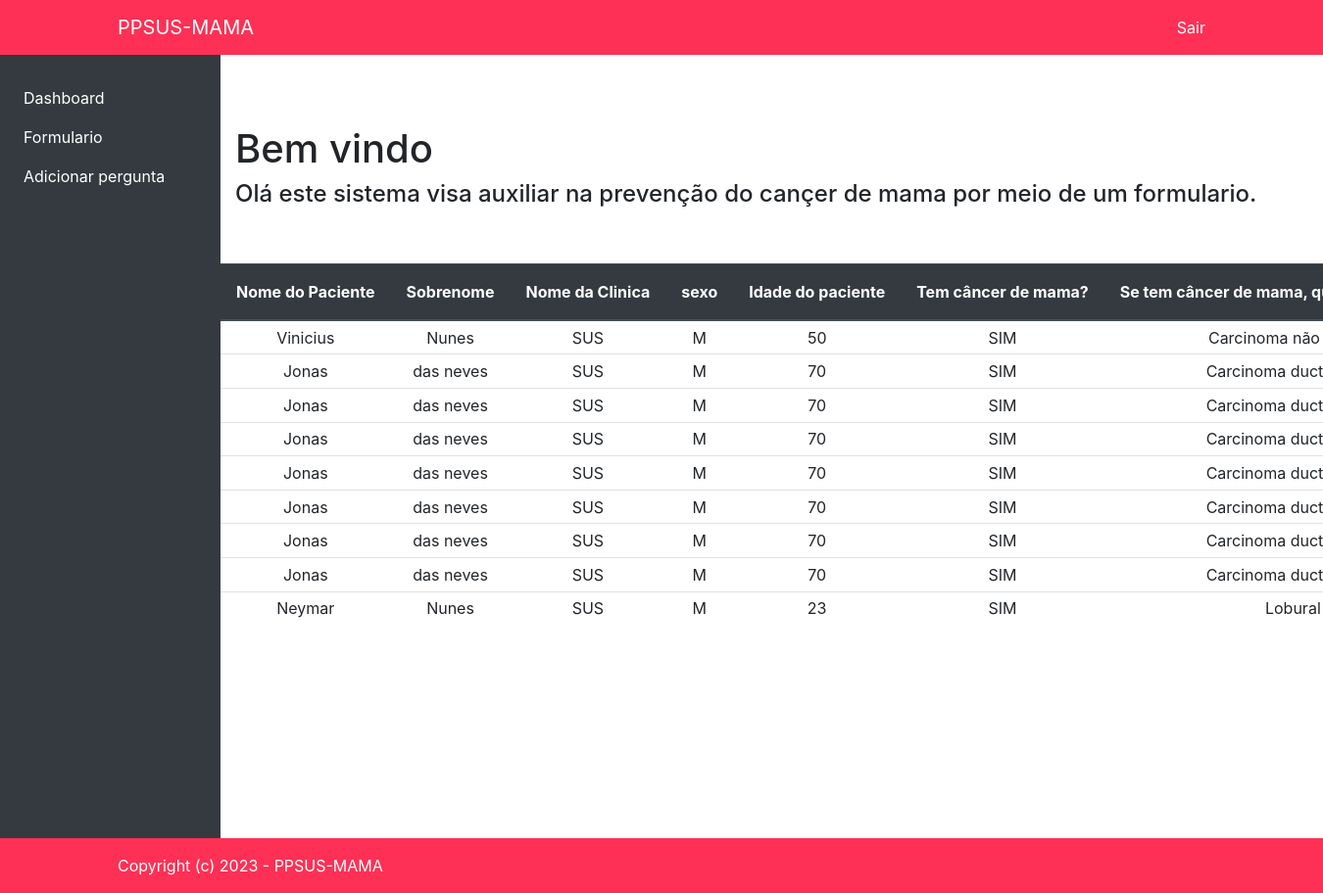
Page /dashboard/ (signed in) on the earlier database version.
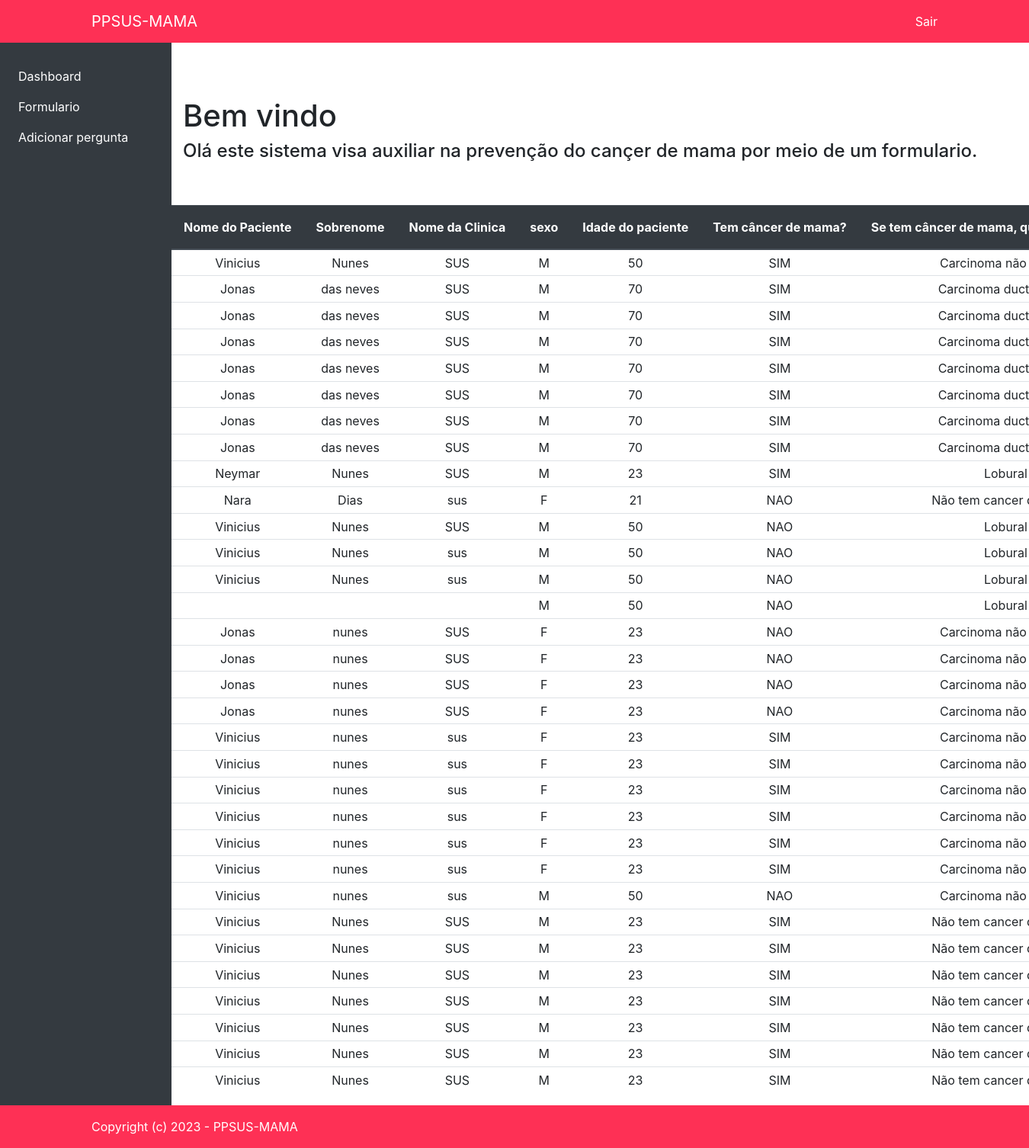
Same page on the later database version.
### forms/models.py (models this page shows, shortened)
class Formulario(models.Model):
    nomePaciente = models.CharField("Nome do paciente:",max_length=255, blank=True)
    sobrenome = models.CharField("Sobrenome:",max_length=255, blank=True)
    nomeclinica =  models.CharField("Nome da clinica:",max_length=255, blank=True)
    tuplesexo = (
        ("F", "Feminino"),
        ("M", "Masculino"),
    )
    sexo = models.CharField("Sexo",  max_length=2,choices=tuplesexo , blank=False)
    idadepaciente =  models.CharField("Idade do paciente:",max_length=3, blank=False)
    tupleOpcao = (
        ("SIM", "SIM"),
        ("NAO", "NAO"),
    )
    temcancer = models.CharField("Tem câncer de mama?",max_length=3, choices=tupleOpcao)
    tupleCancer = (
        ("Carcinoma ductal insitu", "Carcinoma ductal insitu"),
        ("Carcinoma não epecial", "Carcinoma não epecial"),
        ("Lobural", "Lobural"),
        ("Medular", "Medular"),
        ("Metaplatico", "Metaplatico"),
        ("Mucinoso", "Mucinoso"),
        ("Não tem cancer de mama", "Não tem cancer de mama"),
    )
    cancer_mama = models.CharField("Se tem câncer de mama, qual tipo histologico?",max_length=25, choices=tupleCancer)
    tupleIdadeCancer = (
        ("Maior que 60 anos","Maior que 60 anos"),
        ("Entre 55 e 60 anos", "Entre 55 e 60 anos"),
        ("Entre 45 e 55 anos", "Entre 45 e 55 anos"),
        ("Entre 35 e 45 anos", "Entre 35 e 45 anos"),
        ("Entre 30 e 35 anos", "Entre 30 e 35 anos"),
        ("Menor que 30 anos", "Menor que 30 anos"),
        ("Menor que 30 anos", "Menor que 30 anos"),
        ("Sem diagnostico", "Sem diagnostico"),
    )
    idade_diagnostico =  models.CharField("Faixa de idade do diagnostico de câncer de mama:",max_length=25, choices=tupleIdadeCancer)
    tupleMutacao = (
        ("BRCA1", "BRCA1"),
        ("BRCA2", "BRCA2"),
        ("TP53", "TP53"),
        ("CDH1", "CDH1"),
        ("STK11", "STK11"),
        ("PTEN", "PTEN"),
        ("PALB2","PALB2"),
        ("VUS", "VUS"),
        ("NÃO APRESENTA MUTAÇÃO", "NÃO APRESENTA MUTAÇÃO"),
    )
    mutacaoGenetica =  models.CharField("Teste genético apresenta mutação do tipo:",max_length=22, choices=tupleMutacao)
    opc_bilateral = models.CharField("Historico Pessoal de cancer de mama bilateral:",max_length=3, choices=tupleOpcao)
    opc_ovario = models.CharField("Tem historico Pessoal de cançer de ovario?",max_length=3, choices=tupleOpcao)
    tupleTipoMolecular = (
        ("Luminal", "Luminal"),
        ("Luminal HEr2", "Luminal HEr2"),
        ("HEr2", "HEr2"),
        ("Triplo Negativo", "Triplo Negativo"),
        ("Não tem cancer de mama", "Não tem cancer de mama"),
    )
    tipo_molecular = models.CharField("Tipo molecular de câncer de mama:",max_length=23, choices=tupleTipoMolecular)
    tupleTamanhoDoCancer = (
        ("Insitu", "Insitu"),
        ("T1", "T1"),
        ("T2", "T2"),
        ("T3", "T3"),
        ("T4", "T4"),
        ("Não tem cancer de mama", "Não tem cancer de mama"),
    )
    tam_cancer = models.CharField("Se tem câncer, qual o tamanho do tumor:",max_length=23,choices=tupleTamanhoDoCancer)
    tupleQtdParente = (
        ("Um", "Um"),
        ("Dois", "Dois"),
        ("Três ou Mais", "Três ou Mais"),
        ("Desconhece", "Desconhece"),
    )
    qtd_parent_1 = models.CharField("Quantidade parentes de primeiro grau com câncer de mama:",max_length=12, choices=tupleQtdParente)
    qtd_parent_2 = models.CharField(" Quantidade de parentes de primeiro grau ou mais distante com câncer de mama ou ovario com idade  < 50 anos",max_length=12, choices=tupleQtdParente)
    parent_seg_grau =  models.CharField("Quantidade parentes de segundo grau ou mais distante com câncer de mama ou ovario < 50 anos:",max_length=12, choices=tupleQtdParente)
    tupleParentePrimeiroGrau= (
        ("Cancer de ovario", "Cancer de ovario"),
        ("Cancer de mama masculino", "Cancer de mama masculino"),
        ("Cancer de prostata", "Cancer de prostata"),
        ("Cancer bilateral de mama", "Cancer bilateral de mama"),
        ("Cancer de pancreas", "Cancer de pancreas"),
        ("Dois ou mais itens", "Dois ou mais itens"),
        ("Nenhum", "Nenhum"),
        ("Desconhce","Desconhece")
    )
    parent_pri_grau =  models.CharField("Parentes de primeiro grau com :",max_length=25,choices=tupleParentePrimeiroGrau)
    asc_judia =  models.CharField("Ascendencia Judia Ashkenazi:",max_length=12, choices=tupleOpcao)

### account/views.py (the view)
# urls.py: path('dashboard/', views.dashboard, name='dashboard'),
@login_required(redirect_field_name='login')
def dashboard(request):
    forms = Formulario.objects.order_by('id')
    return render(request, 'account/dashboard.html', {'form': forms})

### account/templates/account/dashboard.html (shortened to what this page needs)
{% extends 'base.html'%}
{%block conteudo%}
    <h1>Bem vindo {{user.first_name}} {{user.last_name}}</h1>
    <section>
        <h4>
            Olá este sistema visa auxiliar na prevenção do cançer de mama por meio de um formulario.
        </h4>
    </section>
</div>
    <div class="table-responsive mt-5">
        <table class="table table-sm">
                <thead class="thead-dark w-10">
                    <tr>
                        <th class="text-nowrap w-100 p-3" >Nome do Paciente</th>
                        <th class="text-nowrap w-100 p-3">Sobrenome</th>
                        <th class="text-nowrap w-100 p-3 ">Nome da Clinica</th>
                        <th class="text-nowrap w-100 p-3 ">sexo</th>
                        <th class="text-nowrap w-100 p-3 ">Idade do paciente</th>
                        <th class="text-nowrap w-100 p-3 ">Tem câncer de mama?</th>
                        <th class="text-nowrap w-100 p-3 ">Se tem câncer de mama, qual tipo histologico</th>
                    </tr>
                </thead>
            <tbody>
                {%for question in form %}
                    <tr>
                        <td class="text-center">{{question.nomePaciente}}</td>
                        <td class="text-center" >{{question.sobrenome}}</td>
                        <td class="text-center">{{question.nomeclinica}}</td>
                        <td class="text-center">{{question.sexo}}</td>
                        <td class="text-center">{{question.idadepaciente}}</td>
                        <td class="text-center">{{question.temcancer}}</td>
                        <td class="text-center">{{question.cancer_mama}}</td>
                    </tr>
                {% endfor %}
            </tbody>
        </table>
    </div>
{%endblock%}

### templates/base.html (shortened to what this page needs)
{% load static %}
<!DOCTYPE html>
<html lang="pt-BR">
<head>
    <link href="{% static 'vendor/bootstrap/css/bootstrap.min.css' %}" rel="stylesheet">
    <link href="{% static 'main.css' %}" rel="stylesheet">
</head>
<body>
    <nav class="navbar navbar-expand-lg  static-top">
      <div class="container  text-center">
        <a class="navbar-brand text-white " href="">PPSUS-MAMA</a>
        {% if not  user.is_authenticated %}
        <a class="text-white" href="{% url 'login'%}">Entrar</a>
        {% else %}
        <a class="text-white" href="{% url 'logout'%}">Sair</a>
        {% endif %}
      </div>
    </nav>
    <div class="container-fluid">
      <div class="row flex-nowrap">
        {% if   user.is_authenticated %}
          <div class="col-auto col-md-3 col-xl-2 px-sm-2 px-0 bg-dark">
              <div class="d-flex flex-column align-items-center align-items-sm-start px-3 pt-2 text-white min-vh-100">
                  <ul class="nav nav-pills flex-column mb-sm-auto mb-0 align-items-center align-items-sm-start" id="menu">
                      <li>
                          <a href="{% url 'dashboard'%}" data-bs-toggle="collapse" class="nav-link px-0 align-middle text-white">
                               <span class="ms-1 d-none d-sm-inline ">Dashboard</span> </a>
                      </li>
                      <li>
                          <a href="{% url 'forms'%}" class="nav-link px-0 align-middle text-white">
                               <span class="ms-1 d-none d-sm-inline">Formulario</span></a>
                      </li>
                      <li>
                          <a href="{% url 'adicionarPergunta'%}" data-bs-toggle="collapse" class="nav-link px-0 align-middle text-white">
                               <span class="ms-1 d-none d-sm-inline">Adicionar pergunta</span></a>
                      </li>
                  </ul>
              </div>
          </div>
        {% endif %}
          <div class="container">
            <div class="row">
              <div class="col-12">
                <br><br><br>
                {%block conteudo%}{%endblock%}
              </div>
            </div>
          </div>
        </div>
    {% if   user.is_authenticated %}
      <nav class=" navbar navbar-expand-lg p-3">
        <div class="container text-center text-white">
          Copyright (c) 2023 - PPSUS-MAMA
        </div>
      </nav>
    {% endif %}
</body>
</html>

### templates/static/main.css (style rules this page uses)
.navbar { background-color: #FE3055; }

Differences in the rows shown:
added Formulario: nomePaciente "Nara", sobrenome "Dias", nomeclinica "sus", sexo "F", idadepaciente "21", temcancer "NAO", cancer_mama "Não tem cancer…"
added Formulario: nomePaciente "Vinicius", sobrenome "Nunes", nomeclinica "SUS", sexo "M", idadepaciente "50", temcancer "NAO", cancer_mama "Lobural"
added Formulario: nomePaciente "Vinicius", sobrenome "Nunes", nomeclinica "sus", sexo "M", idadepaciente "50", temcancer "NAO", cancer_mama "Lobural"
added Formulario: nomePaciente "Vinicius", sobrenome "Nunes", nomeclinica "sus", sexo "M", idadepaciente "50", temcancer "NAO", cancer_mama "Lobural"
added Formulario: sexo "M", idadepaciente "50", temcancer "NAO", cancer_mama "Lobural"
added Formulario: nomePaciente "Jonas", sobrenome "nunes", nomeclinica "SUS", sexo "F", idadepaciente "23", temcancer "NAO", cancer_mama "Carcinoma não…"
added Formulario: nomePaciente "Jonas", sobrenome "nunes", nomeclinica "SUS", sexo "F", idadepaciente "23", temcancer "NAO", cancer_mama "Carcinoma não…"
added Formulario: nomePaciente "Jonas", sobrenome "nunes", nomeclinica "SUS", sexo "F", idadepaciente "23", temcancer "NAO", cancer_mama "Carcinoma não…"
added Formulario: nomePaciente "Jonas", sobrenome "nunes", nomeclinica "SUS", sexo "F", idadepaciente "23", temcancer "NAO", cancer_mama "Carcinoma não…"
added Formulario: nomePaciente "Vinicius", sobrenome "nunes", nomeclinica "sus", sexo "F", idadepaciente "23", temcancer "SIM", cancer_mama "Carcinoma não…"
added Formulario: nomePaciente "Vinicius", sobrenome "nunes", nomeclinica "sus", sexo "F", idadepaciente "23", temcancer "SIM", cancer_mama "Carcinoma não…"
added Formulario: nomePaciente "Vinicius", sobrenome "nunes", nomeclinica "sus", sexo "F", idadepaciente "23", temcancer "SIM", cancer_mama "Carcinoma não…"
added Formulario: nomePaciente "Vinicius", sobrenome "nunes", nomeclinica "sus", sexo "F", idadepaciente "23", temcancer "SIM", cancer_mama "Carcinoma não…"
added Formulario: nomePaciente "Vinicius", sobrenome "nunes", nomeclinica "sus", sexo "F", idadepaciente "23", temcancer "SIM", cancer_mama "Carcinoma não…"
added Formulario: nomePaciente "Vinicius", sobrenome "nunes", nomeclinica "sus", sexo "F", idadepaciente "23", temcancer "SIM", cancer_mama "Carcinoma não…"
added Formulario: nomePaciente "Vinicius", sobrenome "nunes", nomeclinica "sus", sexo "M", idadepaciente "50", temcancer "NAO", cancer_mama "Carcinoma não…"
added Formulario: nomePaciente "Vinicius", sobrenome "Nunes", nomeclinica "SUS", sexo "M", idadepaciente "23", temcancer "SIM", cancer_mama "Não tem cancer…"
added Formulario: nomePaciente "Vinicius", sobrenome "Nunes", nomeclinica "SUS", sexo "M", idadepaciente "23", temcancer "SIM", cancer_mama "Não tem cancer…"
added Formulario: nomePaciente "Vinicius", sobrenome "Nunes", nomeclinica "SUS", sexo "M", idadepaciente "23", temcancer "SIM", cancer_mama "Não tem cancer…"
added Formulario: nomePaciente "Vinicius", sobrenome "Nunes", nomeclinica "SUS", sexo "M", idadepaciente "23", temcancer "SIM", cancer_mama "Não tem cancer…"
added Formulario: nomePaciente "Vinicius", sobrenome "Nunes", nomeclinica "SUS", sexo "M", idadepaciente "23", temcancer "SIM", cancer_mama "Não tem cancer…"
added Formulario: nomePaciente "Vinicius", sobrenome "Nunes", nomeclinica "SUS", sexo "M", idadepaciente "23", temcancer "SIM", cancer_mama "Não tem cancer…"
added Formulario: nomePaciente "Vinicius", sobrenome "Nunes", nomeclinica "SUS", sexo "M", idadepaciente "23", temcancer "SIM", cancer_mama "Não tem cancer…"
